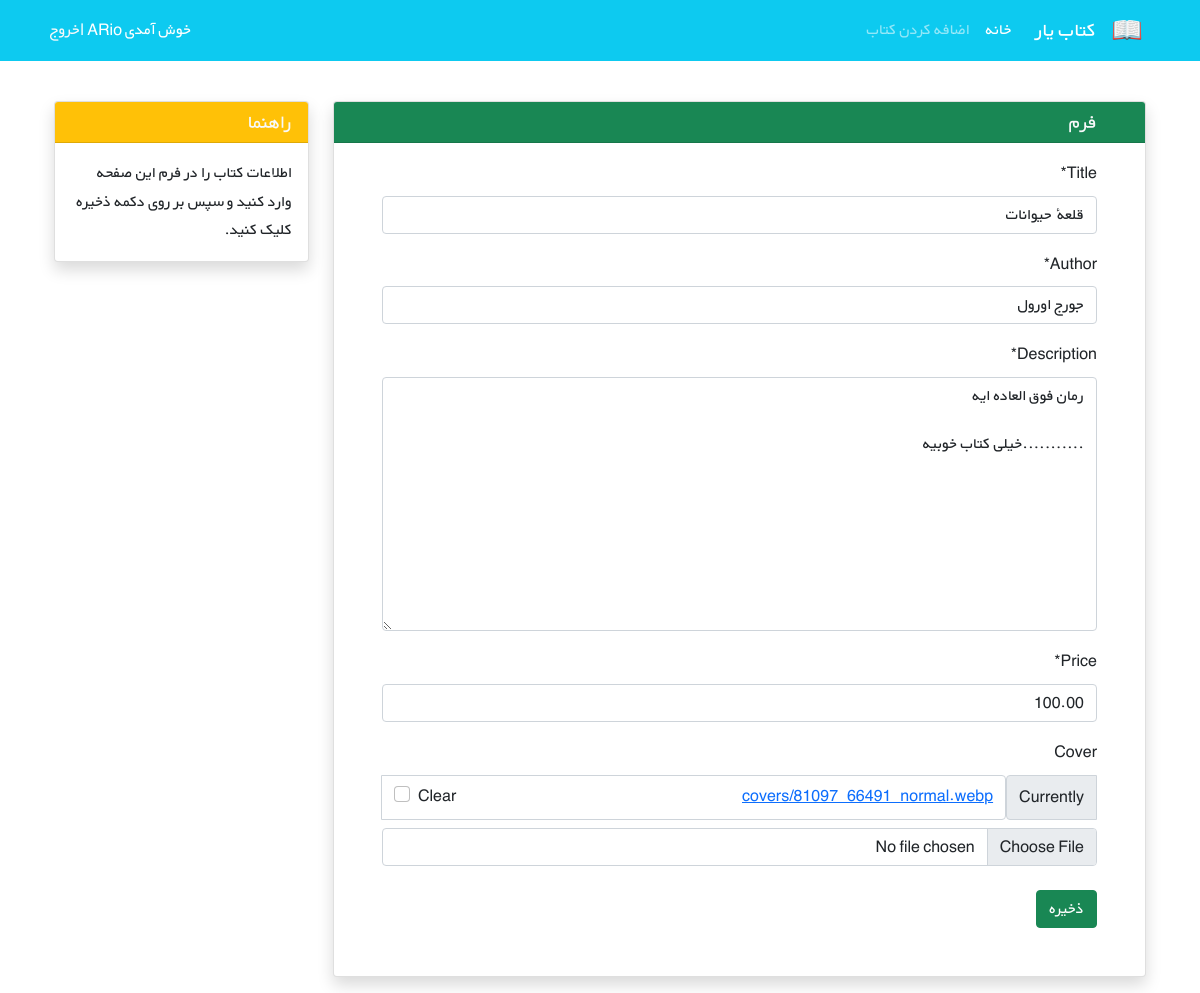
The app's page /book/3/edit/ (signed in) with its own data.
### accounts/models.py (models this page shows)
class CustomUser(AbstractUser):
    age = models.PositiveIntegerField(null = True , blank = True)

### books/models.py (models this page shows, shortened)
class Book(models.Model):
    title = models.CharField(max_length=200)
    author = models.CharField(max_length=200)
    description = models.TextField()
    price = models.DecimalField(max_digits = 6 , decimal_places = 2)
    cover = models.ImageField(upload_to = 'covers/' , blank = True)

### books/views.py (the view)
# urls.py: path('<int:pk>/edit/' , BookUpdateView.as_view() , name = 'book_update'),
class BookUpdateView(generic.UpdateView):
    model = Book
    fields = ['title' , 'author' , 'description' , 'price' , 'cover']
    template_name = 'books/book_update.html'

### books/templates/books/book_update.html (shortened to what this page needs)
{% extends '_base.html' %}
{% load crispy_forms_tags %}
{% block content %}
      <div class="container mt-4" dir="rtl">
        <div class="row">
            <div class="col-9">
                <div class="card shadow my-3">
                    <h5 class="card-header bg-success text-light px-5">فرم</h5>
                    <div class="px-5 pt-3 pb-5">
                        <form method="POST" enctype = "multipart/form-data">
                            {{ form | crispy }}
                            <button type="submit" class="btn btn-success mt-2">ذخیره</button>
                        </form>
                    </div>
                </div>
            </div>
            <div class="col-3">
                <div class="card my-3 shadow">
                    <h5 class="card-header bg-warning text-light">راهنما</h5>
                    <div class="card-body">
                        <p class="card-text">
                            اطلاعات کتاب را در فرم این صفحه وارد کنید و سپس بر روی دکمه ذخیره کلیک کنید.
                        </p>
                    </div>
                </div>
            </div>
        </div>
    </div>
{% endblock content %}

### templates/_base.html (shortened to what this page needs)
{% load static %}
<!DOCTYPE HTML PUBLIC "-//W3C//DTD HTML 4.01//EN" "http://www.w3.org/TR/html4/strict.dtd">
<html lang="en">
<head>
    <link href="https://cdn.jsdelivr.net/npm/bootstrap@5.1.3/dist/css/bootstrap.min.css" rel="stylesheet"
>
    <link rel="stylesheet" href="{% static 'css/style.css' %}">
</head>
<body>
<nav class="navbar navbar-expand-lg navbar-dark bg-info" dir="rtl">
    <div class="container">
        <a class="navbar-brand" href="#">
            <img src="{% static 'icons/book.png' %}" alt="" height="30"
                 class="d-inline-block align-text-top">
        </a>
        <a class="navbar-brand mx-3" href="#">کتاب یار</a>
        <div class="collapse navbar-collapse" id="navbarNavAltMarkup">
            <div class="navbar-nav">
                <a class="nav-link active" aria-current="page" href="{% url 'book_list' %}">خانه</a>
                <a class="nav-link" href="{% url 'book_create' %}">اضافه کردن کتاب</a>
            </div>
        </div>
        <div class="mx-2 text-white">
            {% if user.is_authenticated %}
             خوش آمدی {{ user.username }} |<a class="link-light text-decoration-none" href="{% url 'logout' %}">خروج</a>
            {% else %}
                <a class="link-light text-decoration-none" href="{% url 'login' %}"> ورود</a>
                <span> یا</span>
                <a class="link-light text-decoration-none"href="{% url 'signup' %}">ثبت نام</a>
            {% endif %}
        </div>
    </div>
</nav>
<div class="container">
    {% block content %}
    {% endblock content %}
</div>
</body>
</html>

### static/css/style.css (style rules this page uses)
* { font-family: 'BYekan', sans-serif; line-height: 1.8rem; }

### records on screen
CustomUser: username "ARio"
Book: title "قلعۀ حیوانات", author "جورج اورول", description "رمان فوق العاده ایه ...........خیلی کتاب خوبیه", price "100.00"
